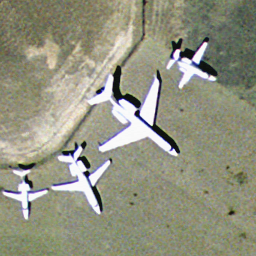
%> input picture Despeckling/testcode/airplane45.tif, 256 x 256 px
$ octave speck_in_im.m   (GNU Octave 9; MATLAB toolbox functions it lacks are replaced by stand-ins)
%> lines starting %> are read from the running program, lines starting %| are printed output that depends on the picture
clc;
clear;

%% parameters, load an image %%%%%%%%%%%%
% number of looks
L=4;
% img name
img_name='airplane45.tif'
% img resolution
img = imread(img_name);
%> img is the input picture: size 256x256x3 uint8; mean R, G, B 146.7, 147.2, 128.2
res = size(img);
%> res = [256 256 3]
res = res(1:2);
%> res = [256 256]
% max of simulated noise
max_n=5;

%% speckle probability density function %%%%%%%%%%
% p=@(F) (1/gamma(L)).*(L.^L).*(F.^(L-1)).*exp(-L.*F);
p=@(F) (1/gamma(L))*(L^L)*(F^(L-1))*exp(-L*F);
r=[];
f1=linspace(0,max_n,1024);
for i=1:length(f1)
    r1=p(f1(i));
    r=[r,r1];
end

tic
%% Generate the noise sequence of the probability density function %%%%%%%%%%%%%%%%%%%
n=0;
N=res(1)*res(2);
%> N = 65536
noises=[];
while n<N
    t=rand(1)*max_n;%生成[0,8]均匀分布随机数
    pt=p(t);   %计算对应密度函数值f(t)
    rt=rand(1)*max(r);  %生成[0,m]均匀分布随机数，m需要大于概率密度函数的上界。为保证计算速度最好取上确界
    if rt<=pt     %如果随机数r小于f(t)，接纳该t并加入序列a中
        n=n+1;
        noises(n)=t;
    end
end
%> after the loop, n = 65536
toc
%% compare the sequence distribution with the probability density function %%

% [4 lines of commented-out code are left out]

%% Image pre-process %%%%%%
img = rgb2gray(img);
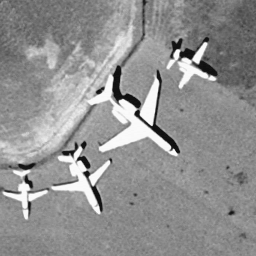
%> img: size 256x256 uint8; min 14, max 250, mean 144.9
imwrite(img,'gray.jpg');
img = im2double(img);
%> img: size 256x256 double
%% add noise %%%%%%%%%%%%%
noises=noises/max(noises);
noises=reshape(noises,res);
img_with_speck = img.*noises;
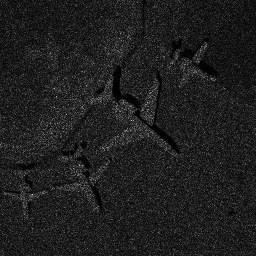
%> img_with_speck: size 256x256 double; min 0.00117, max 0.88, mean 0.124
% imshow(img_with_speck*2);
imwrite(img_with_speck*2,'im_with_speckle.jpg');
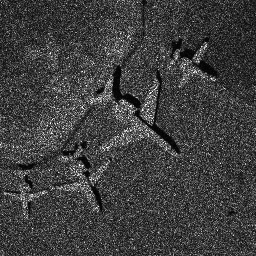
%> saved as im_with_speckle.jpg: size 256x256 uint8; min 1, max 255, mean 63
